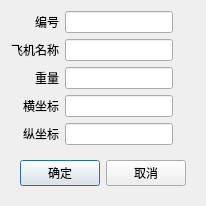
<?xml version="1.0" encoding="UTF-8"?>
<ui version="4.0">
 <class>dlg_setPlane</class>
 <widget class="QDialog" name="dlg_setPlane">
  <property name="geometry">
   <rect>
    <x>0</x>
    <y>0</y>
    <width>188</width>
    <height>172</height>
   </rect>
  </property>
  <property name="windowTitle">
   <string>Dialog</string>
  </property>
  <layout class="QGridLayout" name="gridLayout_2">
   <item row="0" column="0">
    <widget class="QLabel" name="label">
     <property name="text">
      <string>编号</string>
     </property>
     <property name="alignment">
      <set>Qt::AlignmentFlag::AlignRight|Qt::AlignmentFlag::AlignTrailing|Qt::AlignmentFlag::AlignVCenter</set>
     </property>
    </widget>
   </item>
   <item row="1" column="0">
    <widget class="QLabel" name="label_2">
     <property name="text">
      <string>飞机名称</string>
     </property>
     <property name="alignment">
      <set>Qt::AlignmentFlag::AlignRight|Qt::AlignmentFlag::AlignTrailing|Qt::AlignmentFlag::AlignVCenter</set>
     </property>
    </widget>
   </item>
   <item row="0" column="2">
    <spacer name="horizontalSpacer">
     <property name="orientation">
      <enum>Qt::Orientation::Horizontal</enum>
     </property>
     <property name="sizeHint" stdset="0">
      <size>
       <width>5</width>
       <height>20</height>
      </size>
     </property>
    </spacer>
   </item>
   <item row="4" column="0">
    <widget class="QLabel" name="label_5">
     <property name="text">
      <string>纵坐标</string>
     </property>
     <property name="alignment">
      <set>Qt::AlignmentFlag::AlignRight|Qt::AlignmentFlag::AlignTrailing|Qt::AlignmentFlag::AlignVCenter</set>
     </property>
    </widget>
   </item>
   <item row="3" column="1">
    <widget class="QLineEdit" name="le_px"/>
   </item>
   <item row="0" column="1">
    <widget class="QLineEdit" name="le_pid"/>
   </item>
   <item row="1" column="1">
    <widget class="QLineEdit" name="le_pname"/>
   </item>
   <item row="2" column="1">
    <widget class="QLineEdit" name="le_pweight"/>
   </item>
   <item row="3" column="0">
    <widget class="QLabel" name="label_4">
     <property name="text">
      <string>横坐标</string>
     </property>
     <property name="alignment">
      <set>Qt::AlignmentFlag::AlignRight|Qt::AlignmentFlag::AlignTrailing|Qt::AlignmentFlag::AlignVCenter</set>
     </property>
    </widget>
   </item>
   <item row="2" column="0">
    <widget class="QLabel" name="label_3">
     <property name="text">
      <string>重量</string>
     </property>
     <property name="alignment">
      <set>Qt::AlignmentFlag::AlignRight|Qt::AlignmentFlag::AlignTrailing|Qt::AlignmentFlag::AlignVCenter</set>
     </property>
    </widget>
   </item>
   <item row="5" column="0" colspan="3">
    <widget class="QWidget" name="widget" native="true">
     <layout class="QGridLayout" name="gridLayout">
      <item row="0" column="0">
       <widget class="QPushButton" name="btn_ok">
        <property name="text">
         <string>确定</string>
        </property>
       </widget>
      </item>
      <item row="0" column="1">
       <widget class="QPushButton" name="btn_no">
        <property name="text">
         <string>取消</string>
        </property>
       </widget>
      </item>
     </layout>
    </widget>
   </item>
   <item row="4" column="1">
    <widget class="QLineEdit" name="le_py"/>
   </item>
  </layout>
 </widget>
 <tabstops>
  <tabstop>le_pid</tabstop>
  <tabstop>le_pname</tabstop>
  <tabstop>le_pweight</tabstop>
  <tabstop>le_px</tabstop>
  <tabstop>le_py</tabstop>
  <tabstop>btn_ok</tabstop>
  <tabstop>btn_no</tabstop>
 </tabstops>
 <resources/>
 <connections/>
</ui>
